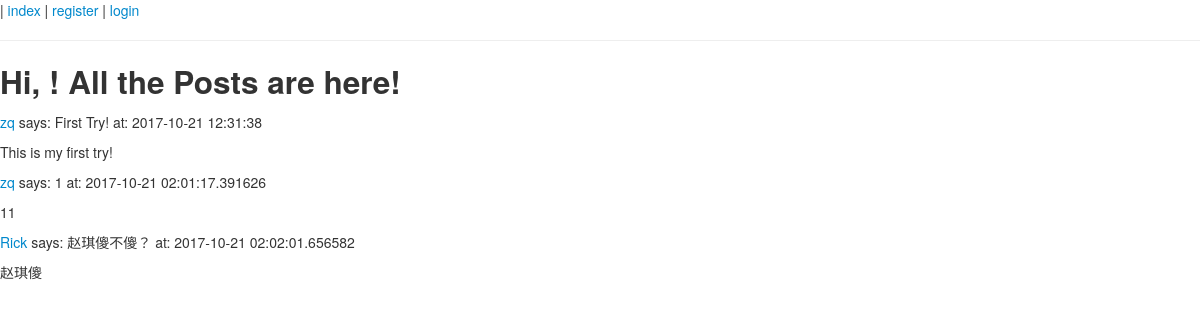
The page /index on the database as committed earlier.
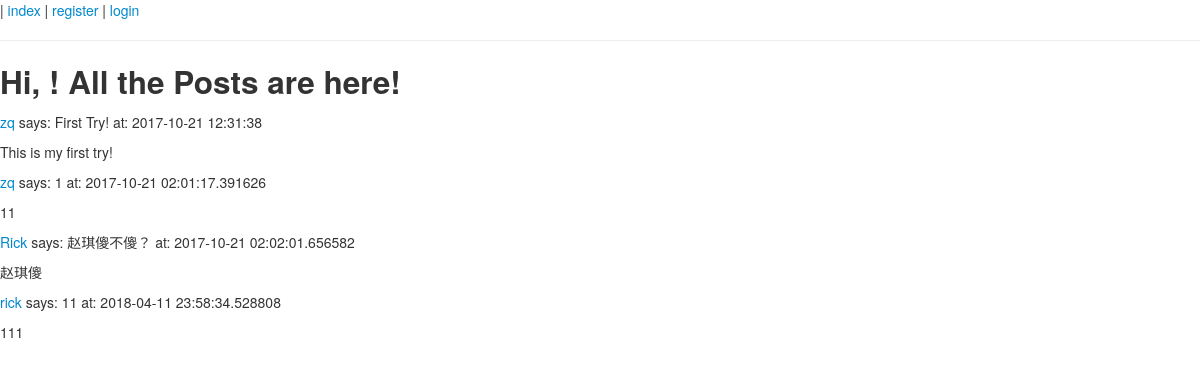
The same page on the database as committed later.
### app/models.py (models this page shows, shortened)
class Post(db.Model):
    id = db.Column(db.Integer, primary_key=True)
    title = db.Column(db.String(140))
    body = db.Column(db.String(2000))
    timestamp = db.Column(db.DateTime)
    user_id = db.Column(db.Integer, db.ForeignKey('user.id'))
    user = db.relationship(User, backref='post')
    disabled = db.Column(db.Boolean)  # 删除

class User(db.Model):
    id = db.Column(db.Integer, primary_key=True)
    username = db.Column(db.String(64), index=True, unique=True)
    password_hash = db.Column(db.String(128))
    email = db.Column(db.String(120), index=True, unique=True)
    about_me = db.Column(db.String(140))
    last_seen = db.Column(db.DateTime)
    score = db.Column(db.Integer)  # 积分
    disabled = db.Column(db.Boolean)  # 删除
    @property
    def password(self):
        raise AttributeError('password is not a readable attribute')

### app/views.py (the view)
@app.route('/')
@app.route('/index')
def index():
    u = g.user
    p = []
    total_post = Post.query.filter_by(disabled=False).all()
    for item in total_post:
        item_user = User.query.filter_by(id=item.user_id).first()
        p.append({
            'author': {'username': item_user.username},
            'body': item.body,
            'time': item.timestamp,
            'title': item.title
        })
    return render_template("index.html",
                           title='Home',
                           user=u,
                           posts=p)

### app/views.py (called while the page is built)
@app.before_request
def before_request():
    g.user = current_user

### app/templates/index.html
{% extends "base.html" %}
{% block content %}
<h2>Hi, {{user.username}}! All the Posts are here!</h2>
{% for post in posts %}
<div><p><a href="user">{{post.author.username}}</a> says: {{post.title}} at: {{post.time}}</p></div>
<div><p>{{post.body}}</p></div>
{% endfor %}
{% endblock %}

### app/templates/base.html (shortened to what this page needs)
<!DOCTYPE html>
<html>
  <head>
    <link href="/static/css/bootstrap.min.css" rel="stylesheet" media="screen">
    <link href="/static/css/bootstrap-responsive.min.css" rel="stylesheet">
  </head>
  <body>
    <div>|<a href="/index"> index </a>|<a href="/register"> register </a>|<a href="/login"> login </a>
    </div>
    <hr>
    {% block content %}{% endblock %}
  </body>
</html>

Rows that differ between the two databases and show on the page:
added Post: author.username "rick", title "11", time "2018-04-11 23:58:34.528808", body "111"
